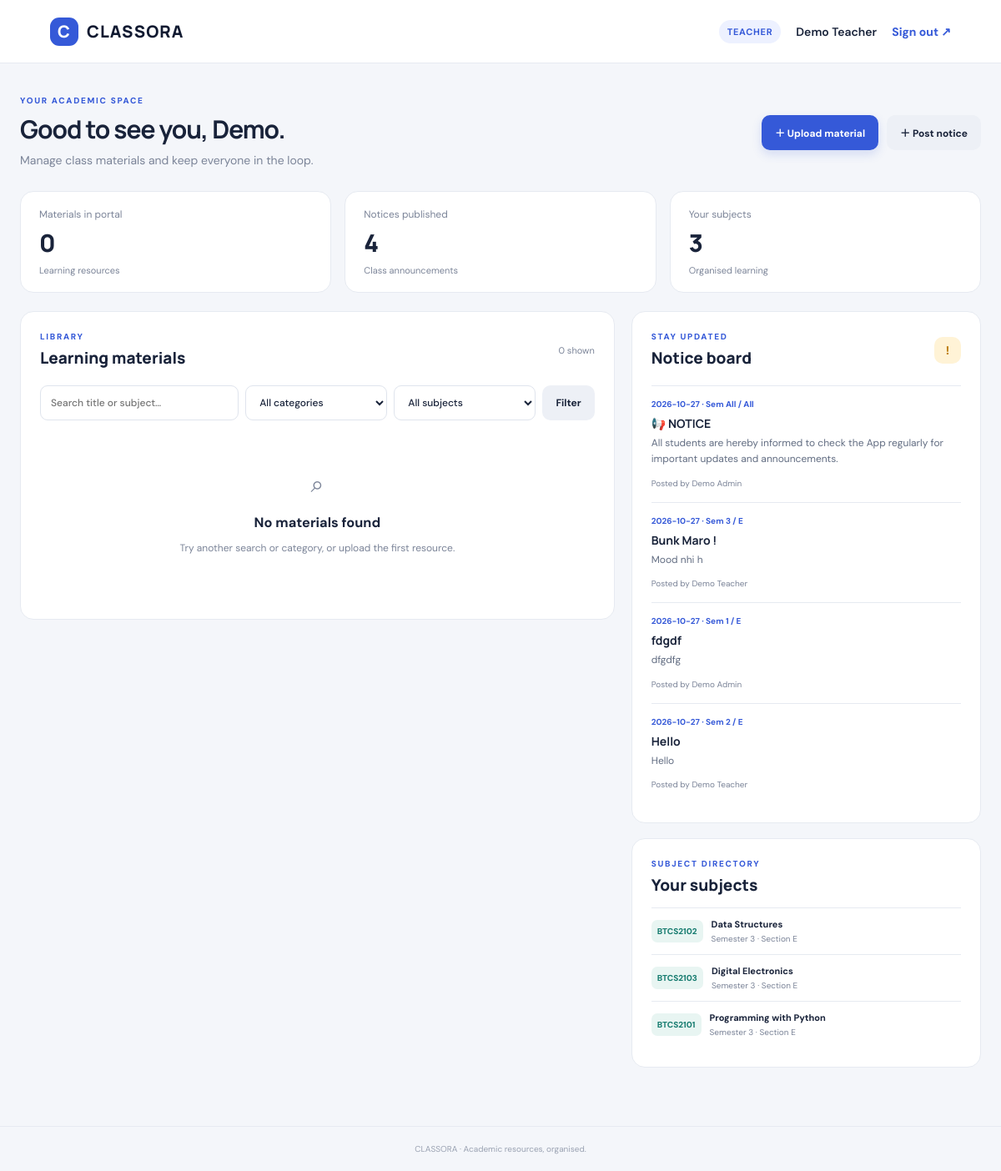
The page / (signed in) on the database its author committed.
### tables this page shows
CREATE TABLE users (
            id INTEGER PRIMARY KEY AUTOINCREMENT,
            name TEXT NOT NULL,
            email TEXT NOT NULL UNIQUE,
            password_hash TEXT NOT NULL,
            role TEXT NOT NULL CHECK(role IN ('teacher','student','admin')),
            semester TEXT NOT NULL DEFAULT '3',
            section TEXT NOT NULL DEFAULT 'E'
        );

CREATE TABLE notices (
            id INTEGER PRIMARY KEY AUTOINCREMENT,
            title TEXT NOT NULL,
            body TEXT NOT NULL,
            semester TEXT NOT NULL,
            section TEXT NOT NULL,
            posted_by INTEGER NOT NULL,
            created_at TEXT NOT NULL DEFAULT CURRENT_TIMESTAMP,
            FOREIGN KEY(posted_by) REFERENCES users(id)
        );

CREATE TABLE subjects (
            id INTEGER PRIMARY KEY AUTOINCREMENT,
            name TEXT NOT NULL,
            code TEXT NOT NULL UNIQUE,
            semester TEXT NOT NULL,
            section TEXT NOT NULL,
            teacher_id INTEGER,
            FOREIGN KEY(teacher_id) REFERENCES users(id)
        );

### app.py (the view)
@app.route("/")
def index():
    user = current_user()
    if not user:
        return redirect(url_for("login"))
    search = request.args.get("q", "").strip()[:100]
    category = request.args.get("category", "")
    subject_id = request.args.get("subject", "")
    if category not in CATEGORIES:
        category = ""
    materials = list_materials(user, search, category, subject_id)
    notices = list_notices(user)
    subjects = list_subjects(user)
    with connect() as db:
        if user["role"] == "student":
            material_count = db.execute(
                "SELECT COUNT(*) FROM materials WHERE semester=? AND section=?",
                (user["semester"], user["section"])
            ).fetchone()[0]
            notice_count = db.execute(
                """SELECT COUNT(*) FROM notices
                   WHERE (semester=? OR semester='All') AND (section=? OR section='All')""",
                (user["semester"], user["section"])
            ).fetchone()[0]
        else:
            material_count = db.execute("SELECT COUNT(*) FROM materials").fetchone()[0]
            notice_count = db.execute("SELECT COUNT(*) FROM notices").fetchone()[0]
    return render_template(
        "dashboard.html", materials=materials, notices=notices, subjects=subjects,
        search=search, selected_category=category, selected_subject=subject_id,
        material_count=material_count, notice_count=notice_count,
        subject_count=len(subjects), subject_view=None, folder_counts={},
        categories=CATEGORIES
    )

### templates/dashboard.html (shortened to what this page needs)
{% extends "base.html" %}
{% block content %}
{% if current_user['role'] == 'student' %}
<section class="welcome">
  <div>
    <div class="eyebrow">{% if subject_view %}SUBJECT LIBRARY{% else %}YOUR ACADEMIC SPACE{% endif %}</div>
    <h1>{% if subject_view %}{{ subject_view['name'] }}{% else %}Good to see you, {{ current_user['name'].split()[0] }}.{% endif %}</h1>
    <p class="muted">Semester {{ current_user['semester'] }} · Section {{ current_user['section'] }}{% if subject_view %} · {{ subject_view['code'] }}{% endif %}</p>
  </div>
  {% if subject_view %}<a class="btn secondary" href="{{ url_for('index') }}">← All subjects</a>{% endif %}
</section>
{% if not subject_view %}
<div class="student-summary">
  <div><span class="stat-label">Available subjects</span><b>{{ subject_count }}</b><span class="stat-foot">Your semester and section</span></div>
  <div><span class="stat-label">Learning materials</span><b>{{ material_count }}</b><span class="stat-foot">Across all your subjects</span></div>
  <div><span class="stat-label">Class notices</span><b>{{ notice_count }}</b><span class="stat-foot">Updates for your class</span></div>
</div>
<section class="panel student-subjects">
  <div class="section-head"><div><div class="eyebrow">SUBJECT DIRECTORY</div><h2>My subjects</h2></div><span class="count">{{ subjects|length }} subjects</span></div>
  {% if subjects %}
  <div class="subject-grid">
    {% for s in subjects %}
    <a class="subject-card" href="{{ url_for('subject_detail', subject_id=s['id']) }}">
      <div class="folder-illustration">📁</div>
      <div class="subject-card-code">{{ s['code'] }}</div>
      <h3>{{ s['name'] }}</h3>
      <p>Semester {{ s['semester'] }} · Section {{ s['section'] }}</p>
      <span class="open-folder">Open subject <span>↗</span></span>
    </a>
    {% endfor %}
  </div>
  {% else %}
  <div class="empty"><span>📚</span><h3>No subjects assigned yet</h3><p>Your subjects will appear here when they are added for your semester and section.</p></div>
  {% endif %}
</section>
<section class="panel student-notices">
  <div class="section-head"><div><div class="eyebrow">STAY UPDATED</div><h2>Notice board</h2></div><span class="notice-mark">!</span></div>
  {% if notices %}<div class="notice-grid">{% for n in notices %}<article class="notice-item"><div class="notice-meta">{{ n['created_at'][:10] }} · Sem {{ n['semester'] }} / {{ n['section'] }}</div><h3>{{ n['title'] }}</h3><p>{{ n['body'] }}</p><small>Posted by {{ n['author'] }}</small></article>{% endfor %}</div>{% else %}<div class="empty compact"><p>No notices yet.</p></div>{% endif %}
</section>
{% else %}
<section class="panel folder-section">
  <div class="section-head"><div><div class="eyebrow">SUBJECT FOLDERS</div><h2>{% if selected_category %}{{ selected_category }}{% else %}Browse materials{% endif %}</h2></div><span class="count">{{ material_count }} files in this subject</span></div>
  <div class="folder-grid">
    <a class="folder-card {% if not selected_category %}active{% endif %}" href="{{ url_for('subject_detail', subject_id=subject_view['id']) }}">
      <span class="folder-icon">🗂️</span><span class="folder-name">All materials</span><span class="folder-count">{{ material_count }} files</span>
    </a>
    {% for c in categories %}
    <a class="folder-card {% if selected_category==c %}active{% endif %}" href="{{ url_for('subject_detail', subject_id=subject_view['id'], category=c) }}">
      <span class="folder-icon">{% if c == 'Notes' %}📘{% elif c == 'Exam/Syllabus' %}📝{% elif c == 'Assignment' %}📄{% elif c == 'Project' %}🧩{% elif c == 'Practical/Lab' %}🧪{% else %}📁{% endif %}</span>
      <span class="folder-name">{{ c }}</span><span class="folder-count">{{ folder_counts[c] }} files</span>
    </a>
    {% endfor %}
  </div>
  <form class="filters folder-filters" method="get" action="{{ url_for('subject_detail', subject_id=subject_view['id']) }}">
    {% if selected_category %}<input type="hidden" name="category" value="{{ selected_category }}">{% endif %}
    <input name="q" value="{{ search }}" placeholder="Search inside this subject…">
    <button class="btn secondary" type="submit">Search</button>
    {% if search %}<a class="btn secondary" href="{{ url_for('subject_detail', subject_id=subject_view['id'], category=selected_category) if selected_category else url_for('subject_detail', subject_id=subject_view['id']) }}">Clear</a>{% endif %}
  </form>
  {% if materials %}
  <div class="material-list">
    {% for m in materials %}
    <article class="material"><div class="file-icon">↳</div><div class="material-info"><div class="material-top"><span class="category">{{ m['category'] }}</span><span class="date">{{ m['created_at'][:10] }}</span></div><h3>{{ m['title'] }}</h3>{% if m['description'] %}<p class="desc">{{ m['description'] }}</p>{% endif %}<small>{{ m['filename'] }} · Uploaded by {{ m['uploader'] }}</small></div><a class="download" href="{{ url_for('download', material_id=m['id']) }}" aria-label="Download {{ m['title'] }}">↓</a></article>
    {% endfor %}
  </div>
  {% else %}
  <div class="empty"><span>📂</span><h3>{% if selected_category %}This folder is empty{% else %}No materials uploaded yet{% endif %}</h3><p>When your teacher uploads resources for this subject, they will appear here.</p></div>
  {% endif %}
</section>
{% endif %}
{% else %}
<section class="welcome"><div><div class="eyebrow">YOUR ACADEMIC SPACE</div><h1>Good to see you, {{ current_user['name'].split()[0] }}.</h1><p class="muted">Manage class materials and keep everyone in the loop.</p></div><div class="actions"><a class="btn primary" href="{{ url_for('upload') }}">＋ Upload material</a><a class="btn secondary" href="{{ url_for('new_notice') }}">＋ Post notice</a></div></section>
<div class="stats"><div class="stat"><span class="stat-label">Materials in portal</span><b>{{ material_count }}</b><span class="stat-foot">Learning resources</span></div><div class="stat"><span class="stat-label">Notices published</span><b>{{ notice_count }}</b><span class="stat-foot">Class announcements</span></div><div class="stat"><span class="stat-label">Your subjects</span><b>{{ subject_count }}</b><span class="stat-foot">Organised learning</span></div></div>
<div class="dashboard-grid"><section class="panel resources"><div class="section-head"><div><div class="eyebrow">LIBRARY</div><h2>Learning materials</h2></div><span class="count">{{ materials|length }} shown</span></div>
<form class="filters" method="get"><input name="q" value="{{ search }}" placeholder="Search title or subject…"><select name="category"><option value="">All categories</option></select><select name="subject"><option value="">All subjects</option></select><button class="btn secondary" type="submit">Filter</button></form>
{% if materials %}<div class="material-list">{% for m in materials %}<article class="material"><div class="file-icon">↳</div><div class="material-info"><div class="material-top"><span class="category">{{ m['category'] }}</span><span class="date">{{ m['created_at'][:10] }}</span></div><h3>{{ m['title'] }}</h3><p>{{ m['subject_code'] }} · {{ m['subject_name'] }} · Sem {{ m['semester'] }} / {{ m['section'] }}</p>{% if m['description'] %}<p class="desc">{{ m['description'] }}</p>{% endif %}<small>Uploaded by {{ m['uploader'] }} · {{ m['filename'] }}</small></div><a class="download" href="{{ url_for('download', material_id=m['id']) }}" aria-label="Download {{ m['title'] }}">↓</a></article>{% endfor %}</div>{% else %}<div class="empty"><span>⌕</span><h3>No materials found</h3><p>Try another search or category, or upload the first resource.</p></div>{% endif %}</section>
<aside class="side-col"><section class="panel notices"><div class="section-head"><div><div class="eyebrow">STAY UPDATED</div><h2>Notice board</h2></div><span class="notice-mark">!</span></div>{% if notices %}{% for n in notices %}<article class="notice-item"><div class="notice-meta">{{ n['created_at'][:10] }} · Sem {{ n['semester'] }} / {{ n['section'] }}</div><h3>{{ n['title'] }}</h3><p>{{ n['body'] }}</p><small>Posted by {{ n['author'] }}</small></article>{% endfor %}{% else %}<div class="empty compact"><p>No notices yet.</p></div>{% endif %}</section>
<section class="panel subject-panel"><div class="eyebrow">SUBJECT DIRECTORY</div><h2>Your subjects</h2>{% for s in subjects %}<div class="subject-row"><span class="subject-code">{{ s['code'] }}</span><div><b>{{ s['name'] }}</b><small>Semester {{ s['semester'] }} · Section {{ s['section'] }}</small></div></div>{% endfor %}</section></aside></div>
{% endif %}
{% endblock %}

### templates/base.html
<!doctype html>
<html lang="en"><head><meta charset="utf-8"><meta name="viewport" content="width=device-width, initial-scale=1">
<title>{% block title %}CLASSORA{% endblock %}</title><link rel="stylesheet" href="{{ url_for('static', filename='style.css') }}"></head>
<body><nav class="nav"><a class="brand" href="{{ url_for('index') }}"><span class="brand-mark">C</span> CLASSORA</a>
{% if current_user %}<div class="nav-right"><span class="role">{{ current_user['role']|title }}</span><span class="nav-name">{{ current_user['name'] }}</span><a class="nav-link" href="{{ url_for('logout') }}">Sign out ↗</a></div>{% endif %}</nav>
<main class="wrap">{% with messages = get_flashed_messages(with_categories=true) %}{% if messages %}{% for category, message in messages %}<div class="flash {{ category }}">{{ message }}</div>{% endfor %}{% endif %}{% endwith %}
{% block content %}{% endblock %}</main><footer>CLASSORA · Academic resources, organised.</footer></body></html>

### rows shown on the page
users: role "TEACHER", name "Demo Teacher", name "Demo"
notices: created_at "2026-10-27", semester "All", section "All", title "📢 NOTICE", body "All students are hereby informed to check the App regularly for important updates and announcements.", author "Demo Admin"
notices: created_at "2026-10-27", semester "3", section "E", title "Bunk Maro !", body "Mood nhi h", author "Demo Teacher"
notices: created_at "2026-10-27", semester "1", section "E", title "fdgdf", body "dfgdfg", author "Demo Admin"
notices: created_at "2026-10-27", semester "2", section "E", title "Hello", body "Hello", author "Demo Teacher"
subjects: code "BTCS2102", name "Data Structures", semester "3", section "E"
subjects: code "BTCS2103", name "Digital Electronics", semester "3", section "E"
subjects: code "BTCS2101", name "Programming with Python", semester "3", section "E"

### other values the page prints
{{ material_count }} "0"
{{ notice_count }} "4"
{{ subject_count }} "3"
{{ materials|length }} "0"
